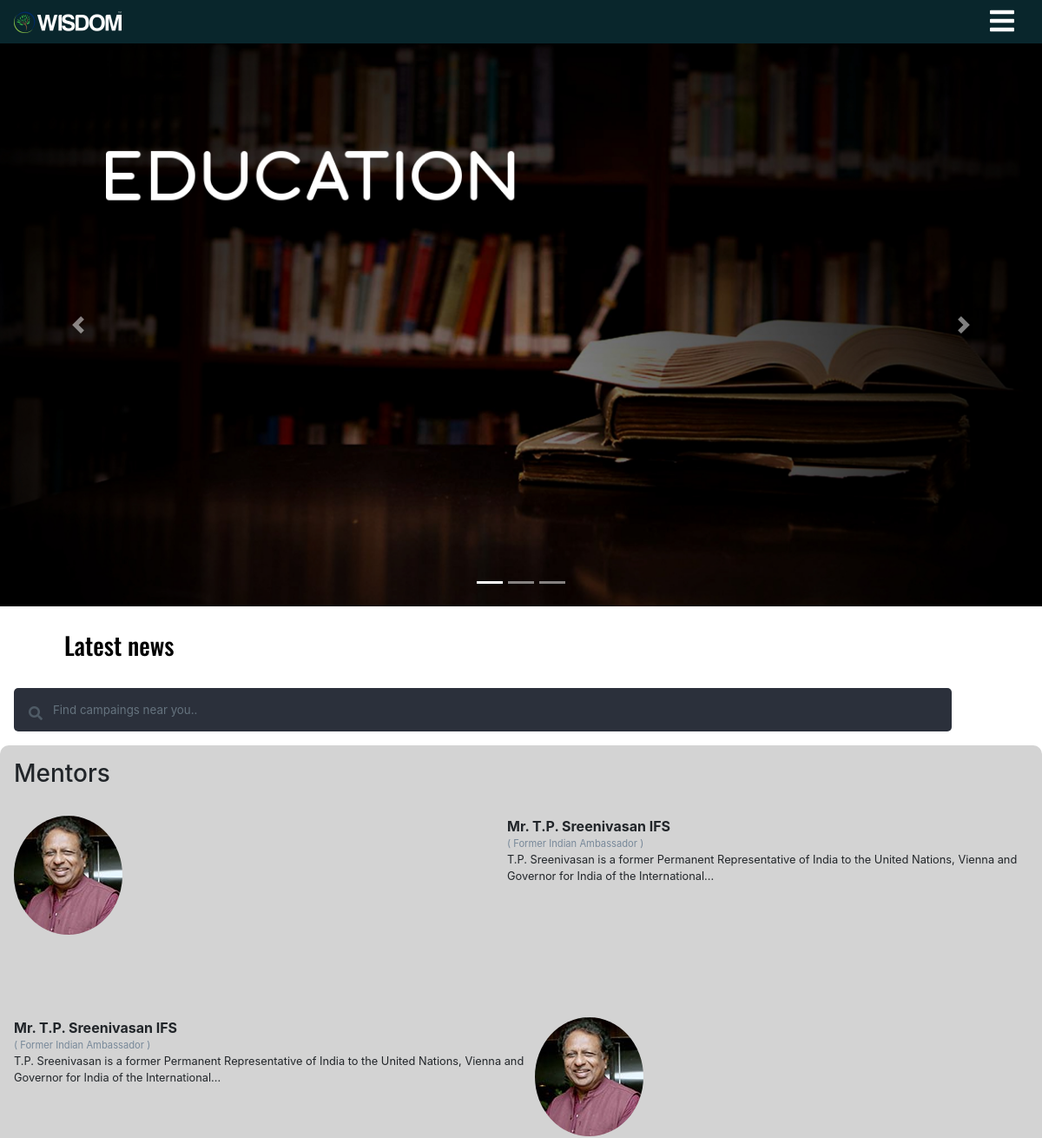
The app's page / (upper part), older data.
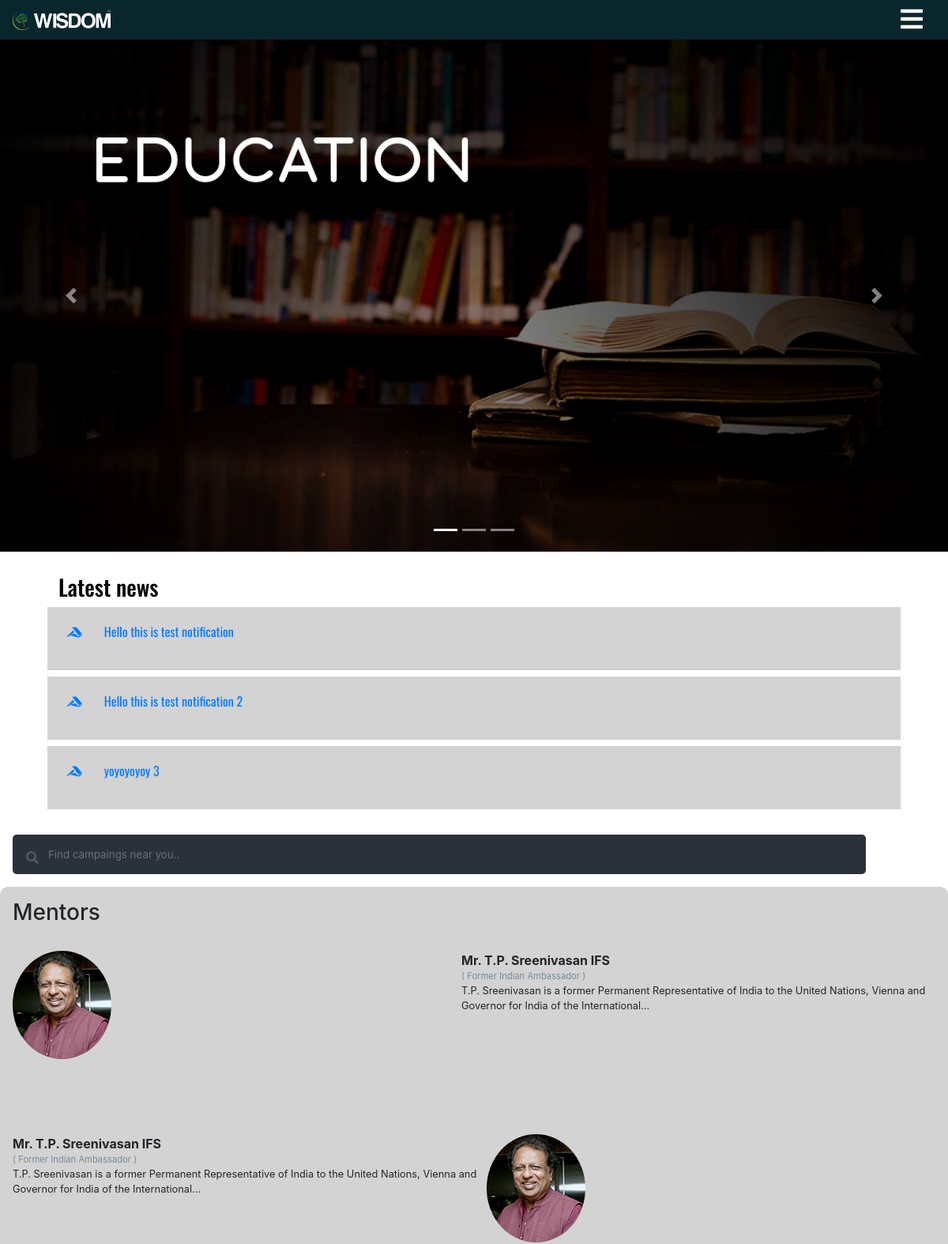
The same page, newer data.
### wisdom/models.py (models this page shows, shortened)
class Notifications(models.Model):
    date = models.DateTimeField()
    title = models.CharField(max_length=50)
    text = models.CharField(max_length=500)
    url = models.URLField()
    def __str__(self):
        return self.date.strftime(TIME_FORMAT) + " : " + self.text
    @staticmethod
    def get_latest_notifications(length=10):
        return Notifications.objects.all().order_by('-date')[:length]

### wisdom/views.py (the view)
# urls.py: path('', views.Index.as_view(), name='index')
class Index(TemplateView):
    template_name = 'wisdom/index.html'
    def get_context_data(self, **kwargs):
        context = super(Index, self).get_context_data(**kwargs)
        context['notifications'] = [i for i in Notifications.get_latest_notifications()]
        context['services'] = [i for i in Service.objects.all()]
        return context

### wisdom/models.py (called while the page is built)
    def __str__(self):
        return self.name

### wisdom/templates/wisdom/index.html (shortened to what this page needs)
{% load static %}
<!doctype html>
<html lang="en">
<head>
    <link rel="stylesheet" href="https://maxcdn.bootstrapcdn.com/bootstrap/4.0.0/css/bootstrap.min.css">
    <link href="https://use.fontawesome.com/releases/v5.0.6/css/all.css" rel="stylesheet">
    <link rel="stylesheet" href={% static 'wisdom/style.css' %}>
</head>
<body>
<div class="navbar">
		  <span>
		  	<img src="{% static  'wisdom/img/wisdomstraight.png' %}">
		  </span>
    <span class="ham">
		  	<i class="fas fa-bars fa-2x"></i>
		  </span>
</div>
<div class="section-1">
    <div id="zeal-highlights" class="carousel slide" data-ride="carousel">
        <ol class="carousel-indicators">
            <li data-target="#zeal-highlights" data-slide-to="0" class="active"></li>
            <li data-target="#zeal-highlights" data-slide-to="1"></li>
            <li data-target="#zeal-highlights" data-slide-to="2"></li>
        </ol>
        <div class="carousel-inner">
            <div class="carousel-item active">
                <img class="carousel-img " src = {% static  'wisdom/img/c4.jpg' %} alt="First slide">
            </div>
        </div>
        <a class="carousel-control-prev" href="#zeal-highlights" role="button" data-slide="prev">
            <span class="carousel-control-prev-icon" aria-hidden="true"></span>
        </a>
        <a class="carousel-control-next" href="#zeal-highlights" role="button" data-slide="next">
            <span class="carousel-control-next-icon" aria-hidden="true"></span>
        </a>
    </div>
    <div class="latest">
        <h3>Latest news</h3>
        {% for i in notifications %}
            <a href="{{ i.url }}">
                <div class="item">
                    <i class="fab fa-accusoft"></i>
                    <div class="content">
                        {{ i.text }}
                    </div>
                </div>
            </a>
        {% endfor %}
    </div>
    </div>
<div class="section-2">
    <div class="find-campain">
        <div class="box">
            <div class="container-1">
                <span class="icon"><i class="fa fa-search"></i></span>
                <input type="search" id="search" placeholder="Find campaings near you.." />
            </div>
        </div>
    </div>
</div>
<div class="section-3">
    <h3>Mentors</h3>
    <div class="mentor">
        <div class="img">
            <img src={% static  'wisdom/img/sreenivasan.jpg' %} alt="">
        </div>
        <div class="data">
            <div class="name">Mr. T.P. Sreenivasan IFS</div>
            <div class="desig">( Former Indian Ambassador )</div>
            <div class="des">
                T.P. Sreenivasan is a former Permanent Representative  of India to the United Nations,
                Vienna and Governor for India of the International...
            </div>
        </div>
    </div>
    <div class="mentor">
        <div class="img">
            <img src={% static  'wisdom/img/sreenivasan.jpg' %} alt="">
        </div>
        <div class="data">
            <div class="name">Mr. T.P. Sreenivasan IFS</div>
            <div class="desig">( Former Indian Ambassador )</div>
            <div class="des">
                T.P. Sreenivasan is a former Permanent Representative  of India to the United Nations,
                Vienna and Governor for India of the International...
            </div>
        </div>
    </div>
</div>
</body>
</html>

Row changes from the older to the newer data that the page shows:
added Notifications: text "Hello this is test notification"
added Notifications: text "Hello this is test notification 2"
added Notifications: text "yoyoyoyoy 3"
